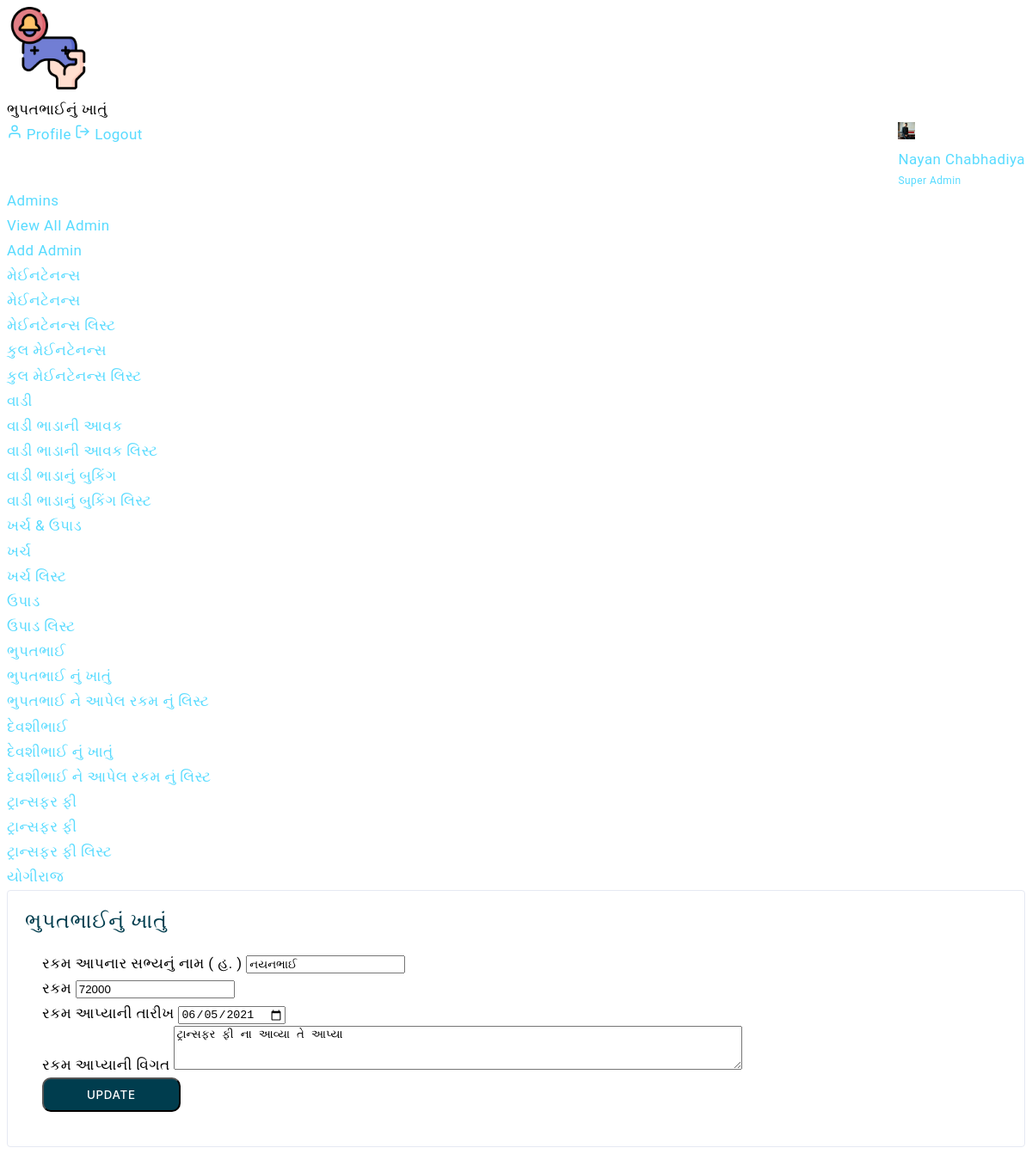
The app's page /admin/update_bhupatbhai.php?id=14 (signed in) with its own data.
### tables this page shows
CREATE TABLE `bhupatbhai` (
  `id` int(11) NOT NULL,
  `name` varchar(255) NOT NULL,
  `amount` int(11) NOT NULL,
  `amount_date` date NOT NULL,
  `description` varchar(255) NOT NULL
);

### admin/update_bhupatbhai.php (the view, shortened to what this page needs)
<?php
include "../connection.php";
$admin_profile = $_SESSION['admin_email'];
  $admin_query = "SELECT * FROM admin WHERE email='$admin_profile'";
  $admin_data = mysqli_query($conn,$admin_query);
  $admin_result = mysqli_fetch_assoc($admin_data);
  $id = $_GET['id'];
  $bhupatbhai_select_query = "SELECT * FROM bhupatbhai WHERE id='$id'";
  $bhupatbhai_data = mysqli_query($conn,$bhupatbhai_select_query);
  $bhupatbhai_result = mysqli_fetch_assoc($bhupatbhai_data);
?>
<?php include "includes/admin_top.php"; ?>
<div class="header">
    <div class="header-content">
        <nav class="navbar navbar-expand">
            <div class="collapse navbar-collapse justify-content-between">
                <div class="header-left">
                    <div class="dashboard_bar">
                        ભુપતભાઈનું ખાતું
                    </div>
                </div>
                <ul class="navbar-nav header-right">
                    <li class="nav-item dropdown header-profile">
                        <a class="nav-link" href="#" role="button" data-toggle="dropdown">
                            <img src="<?php echo $admin_result['profile_pic']; ?>" width="20" alt=""/>
                            <div class="header-info">
                                 <span><?php echo $admin_result['name']; ?></span>
                                 <small>Super Admin</small>
                            </div>
                        </a>
                        <div class="dropdown-menu dropdown-menu-right">
                            <a href="admin-profile.php" class="dropdown-item ai-icon">
                                <span class="ml-2">Profile </span>
                            </a>
                            <a href="../logout.php" class="dropdown-item ai-icon">
                                <span class="ml-2">Logout </span>
                            </a>
                        </div>
                    </li>
                </ul>
            </div>
        </nav>
    </div>
</div>
    <?php include 'includes/admin_sidebar.php'; ?>
<div class="content-body">
    <div class="container-fluid">
      <div class="col-xxl-12">
        <div class="row">
          <div class="col-lg-8">
            <div class="game card card-body px-3 pt-3 pb-0">
              <div class="game-head">
                <h4 class="text-primary mb-0">ભુપતભાઈનું ખાતું</h4>
                  <div class="card-body pr-2 pl-2">
                    <form  method="post">
                      <div class="form-row">
                        <div class="form-group col-md-4">
                            <label> રકમ આપનાર સભ્યનું નામ ( હ. )</label>
                            <input type="text" class="form-control" name="name" value="<?php echo $bhupatbhai_result['name'];?>" required>
                        </div>
                        <div class="form-group col-md-4">
                          <label>રકમ</label>
                          <input type="text" class="form-control" name="amount" value="<?php echo $bhupatbhai_result['amount'];?>" required>
                        </div>
                        <div class="form-group col-md-4">
                          <label>રકમ આપ્યાની તારીખ</label>
                          <input type="date" class="form-control" name="date" value="<?php echo $bhupatbhai_result['amount_date'];?>" required>
                        </div>
                      </div>
                        <div class="form-row">
                          <div class="form-group col-md-12">
                              <label> રકમ આપ્યાની વિગત </label>
                              <textarea class="form-control" name="description" rows="3" cols="80"><?php echo $bhupatbhai_result['description'];?></textarea>
                          </div>
                        </div>
                        <button class="btn btn-primary" type="submit" name="update_bhupatbhai">UPDATE</button>
                    </form>
                  </div>
              </div>
            </div>
          </div>
        </div>
      </div>
    </div>
</div>
</div>
</body>
</html>

### records on screen
bhupatbhai: name "નયનભાઈ", amount "72000", date "06/05/2021", description "ટ્રાન્સફર ફી ના આવ્યા તે આપ્યા"

### other values on screen
$admin_result['name'] "Nayan Chabhadiya"
